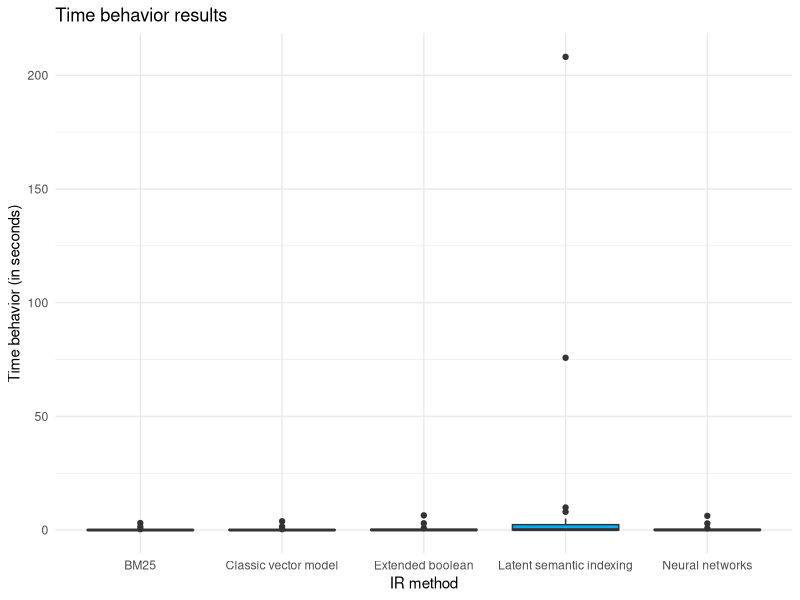

The R source for this figure:
#loading library
require("ggplot2")

# selecting the current directory
setwd("/Users/tassiovale/Dropbox/PhD Thesis/spltrac/experiment/results/")

# read csv file
data <- read.csv("2017-07-15_10h37m_output.csv")

chart <- ggplot(data=data, aes(x=method, y=performance, fill=method)) +
    geom_boxplot() +
    theme_minimal() +
    ggtitle("Time behavior results") +
    labs(x="IR method", y="Time behavior (in seconds)") +
    scale_fill_discrete(guide=FALSE)

ggsave("2017-07-15_10h37m_performanceavg_chart.eps")